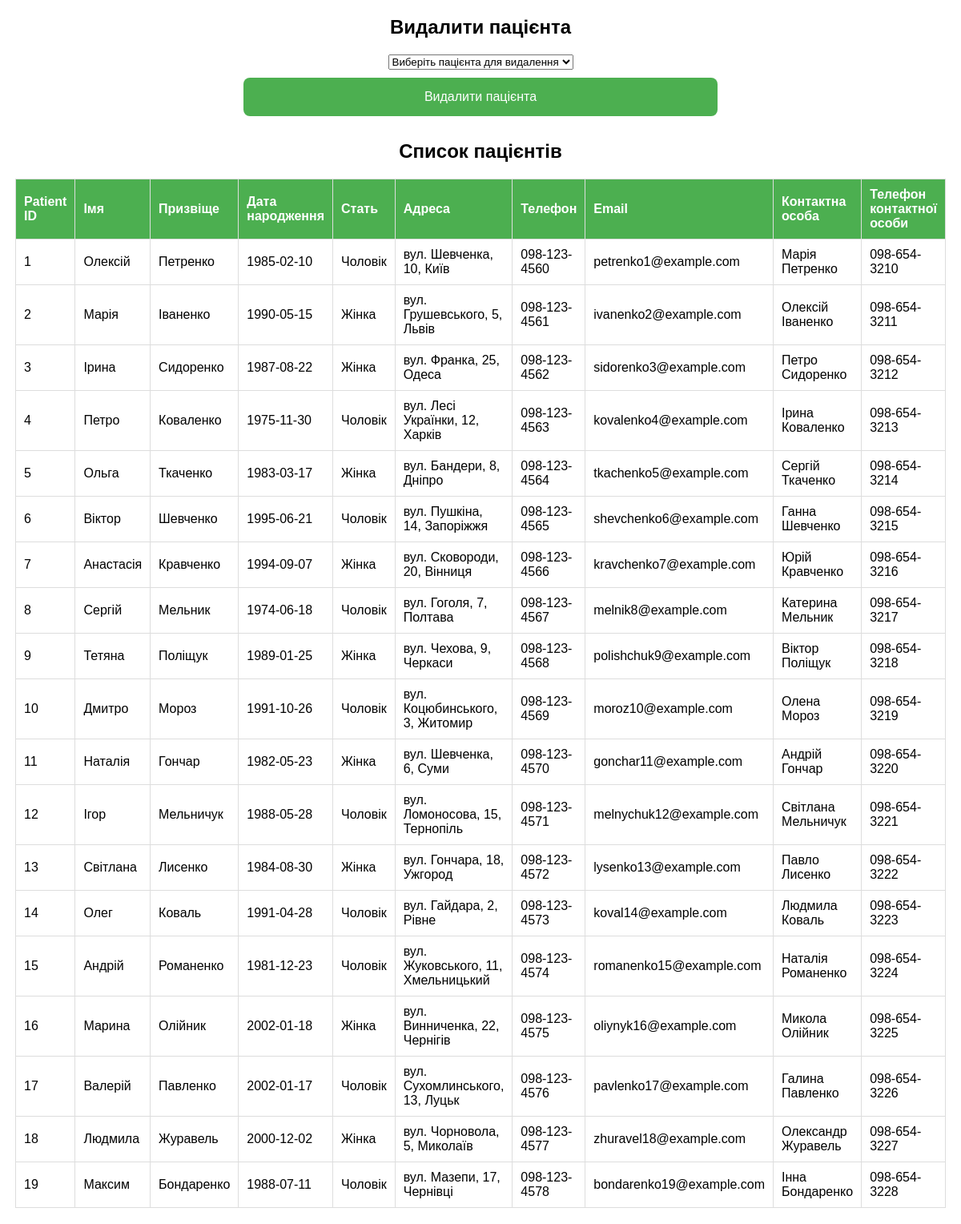
The app's page /del_patient.php with its own data.
### tables this page shows
CREATE TABLE `patients` (
  `patient_id` int NOT NULL,
  `first_name` varchar(50) NOT NULL,
  `last_name` varchar(50) NOT NULL,
  `date_of_birth` date NOT NULL,
  `gender` varchar(10) DEFAULT NULL,
  `address` varchar(255) DEFAULT NULL,
  `phone` varchar(20) DEFAULT NULL,
  `email` varchar(100) DEFAULT NULL,
  `emergency_contact` varchar(100) DEFAULT NULL,
  `emergency_phone` varchar(20) DEFAULT NULL
);

### del_patient.php (the view, shortened to what this page needs)
<!DOCTYPE html>
<html>
<head>
</head>
<body>
    <h2>Видалити пацієнта</h2>
    <?php
        $mysqli = new mysqli("localhost", "root", "", "test");
        $s1 = $mysqli->prepare("SELECT * FROM patients");
        $s1->execute();
        $res = $s1->get_result();
        if ($res){
            echo "<form method='post'>";
            echo "<select name='id'>";
            echo "<option value=''>Виберіть пацієнта для видалення</option>";
            echo "</select>";
            echo "<br>";
            echo "<input type='submit' name='del' value='Видалити пацієнта'>";
            echo "</form>";
        }
        else{
            echo "<p>Пацієнтів не знайдено</p>";
        }
    ?>
    <h2>Список пацієнтів</h2>
<?php
$mysqli = new mysqli("localhost", "root", "", "test");
$result = $mysqli->query("SELECT * FROM patients");
if ($result->num_rows > 0) {
    echo "<table>";
    echo "<tr><th>Patient ID</th><th>Імя</th><th>Призвіще</th><th>Дата народження</th><th>Стать</th><th>Адреса</th><th>Телефон</th><th>Email</th><th>Контактна особа</th><th>Телефон контактної особи</th></tr>";
    while($row = $result->fetch_assoc()) {
        echo "<tr>";
        echo "<td>".$row["patient_id"]."</td>";
        echo "<td>".$row["first_name"]."</td>";
        echo "<td>".$row["last_name"]."</td>";
        echo "<td>".$row["date_of_birth"]."</td>";
        echo "<td>".$row["gender"]."</td>";
        echo "<td>".$row["address"]."</td>";
        echo "<td>".$row["phone"]."</td>";
        echo "<td>".$row["email"]."</td>";
        echo "<td>".$row["emergency_contact"]."</td>";
        echo "<td>".$row["emergency_phone"]."</td>";
        echo "</tr>";
    }
    echo "</table>";
} else {
    echo "<p>У базі даних немає пацієнтів</p>";
}
?>
</body>
</html>

### del_patient.php (style rules this page uses)
body { font-family: Arial, sans-serif; text-align: center; }
form { width: 50%; margin: 0 auto; }
input[type="text"], input[type="date"], input[type="submit"] { width: 100%; padding: 10px; margin-bottom: 10px; box-sizing: border-box; }
input[type="submit"] { background-color: #4CAF50; border: none; color: white; padding: 15px 20px; text-align: center; text-decoration: none; display: inline-block; font-size: 16px; border-radius: 8px; cursor: pointer; margin-top: 10px; }
table { width: 80%; margin: 20px auto; border-collapse: collapse; }
th, td { padding: 10px; border: 1px solid #ddd; text-align: left; }
th { background-color: #4CAF50; color: white; }

### records on screen
patients: patient_id "1", first_name "Олексій", last_name "Петренко", date_of_birth "1985-02-10", gender "Чоловік", address "вул. Шевченка, 10, Київ", phone "098-123-4560", email "petrenko1@example.com", emergency_contact "Марія Петренко", emergency_phone "098-654-3210"
patients: patient_id "2", first_name "Марія", last_name "Іваненко", date_of_birth "1990-05-15", gender "Жінка", address "вул. Грушевського, 5, Львів", phone "098-123-4561", email "ivanenko2@example.com", emergency_contact "Олексій Іваненко", emergency_phone "098-654-3211"
patients: patient_id "3", first_name "Ірина", last_name "Сидоренко", date_of_birth "1987-08-22", gender "Жінка", address "вул. Франка, 25, Одеса", phone "098-123-4562", email "sidorenko3@example.com", emergency_contact "Петро Сидоренко", emergency_phone "098-654-3212"
patients: patient_id "4", first_name "Петро", last_name "Коваленко", date_of_birth "1975-11-30", gender "Чоловік", address "вул. Лесі Українки, 12, Харків", phone "098-123-4563", email "kovalenko4@example.com", emergency_contact "Ірина Коваленко", emergency_phone "098-654-3213"
patients: patient_id "5", first_name "Ольга", last_name "Ткаченко", date_of_birth "1983-03-17", gender "Жінка", address "вул. Бандери, 8, Дніпро", phone "098-123-4564", email "tkachenko5@example.com", emergency_contact "Сергій Ткаченко", emergency_phone "098-654-3214"
patients: patient_id "6", first_name "Віктор", last_name "Шевченко", date_of_birth "1995-06-21", gender "Чоловік", address "вул. Пушкіна, 14, Запоріжжя", phone "098-123-4565", email "shevchenko6@example.com", emergency_contact "Ганна Шевченко", emergency_phone "098-654-3215"
patients: patient_id "7", first_name "Анастасія", last_name "Кравченко", date_of_birth "1994-09-07", gender "Жінка", address "вул. Сковороди, 20, Вінниця", phone "098-123-4566", email "kravchenko7@example.com", emergency_contact "Юрій Кравченко", emergency_phone "098-654-3216"
patients: patient_id "8", first_name "Сергій", last_name "Мельник", date_of_birth "1974-06-18", gender "Чоловік", address "вул. Гоголя, 7, Полтава", phone "098-123-4567", email "melnik8@example.com", emergency_contact "Катерина Мельник", emergency_phone "098-654-3217"
patients: patient_id "9", first_name "Тетяна", last_name "Поліщук", date_of_birth "1989-01-25", gender "Жінка", address "вул. Чехова, 9, Черкаси", phone "098-123-4568", email "polishchuk9@example.com", emergency_contact "Віктор Поліщук", emergency_phone "098-654-3218"
patients: patient_id "10", first_name "Дмитро", last_name "Мороз", date_of_birth "1991-10-26", gender "Чоловік", address "вул. Коцюбинського, 3, Житомир", phone "098-123-4569", email "moroz10@example.com", emergency_contact "Олена Мороз", emergency_phone "098-654-3219"
patients: patient_id "11", first_name "Наталія", last_name "Гончар", date_of_birth "1982-05-23", gender "Жінка", address "вул. Шевченка, 6, Суми", phone "098-123-4570", email "gonchar11@example.com", emergency_contact "Андрій Гончар", emergency_phone "098-654-3220"
patients: patient_id "12", first_name "Ігор", last_name "Мельничук", date_of_birth "1988-05-28", gender "Чоловік", address "вул. Ломоносова, 15, Тернопіль", phone "098-123-4571", email "melnychuk12@example.com", emergency_contact "Світлана Мельничук", emergency_phone "098-654-3221"
patients: patient_id "13", first_name "Світлана", last_name "Лисенко", date_of_birth "1984-08-30", gender "Жінка", address "вул. Гончара, 18, Ужгород", phone "098-123-4572", email "lysenko13@example.com", emergency_contact "Павло Лисенко", emergency_phone "098-654-3222"
patients: patient_id "14", first_name "Олег", last_name "Коваль", date_of_birth "1991-04-28", gender "Чоловік", address "вул. Гайдара, 2, Рівне", phone "098-123-4573", email "koval14@example.com", emergency_contact "Людмила Коваль", emergency_phone "098-654-3223"
patients: patient_id "15", first_name "Андрій", last_name "Романенко", date_of_birth "1981-12-23", gender "Чоловік", address "вул. Жуковського, 11, Хмельницький", phone "098-123-4574", email "romanenko15@example.com", emergency_contact "Наталія Романенко", emergency_phone "098-654-3224"
patients: patient_id "16", first_name "Марина", last_name "Олійник", date_of_birth "2002-01-18", gender "Жінка", address "вул. Винниченка, 22, Чернігів", phone "098-123-4575", email "oliynyk16@example.com", emergency_contact "Микола Олійник", emergency_phone "098-654-3225"
patients: patient_id "17", first_name "Валерій", last_name "Павленко", date_of_birth "2002-01-17", gender "Чоловік", address "вул. Сухомлинського, 13, Луцьк", phone "098-123-4576", email "pavlenko17@example.com", emergency_contact "Галина Павленко", emergency_phone "098-654-3226"
patients: patient_id "18", first_name "Людмила", last_name "Журавель", date_of_birth "2000-12-02", gender "Жінка", address "вул. Чорновола, 5, Миколаїв", phone "098-123-4577", email "zhuravel18@example.com", emergency_contact "Олександр Журавель", emergency_phone "098-654-3227"
patients: patient_id "19", first_name "Максим", last_name "Бондаренко", date_of_birth "1988-07-11", gender "Чоловік", address "вул. Мазепи, 17, Чернівці", phone "098-123-4578", email "bondarenko19@example.com", emergency_contact "Інна Бондаренко", emergency_phone "098-654-3228"
